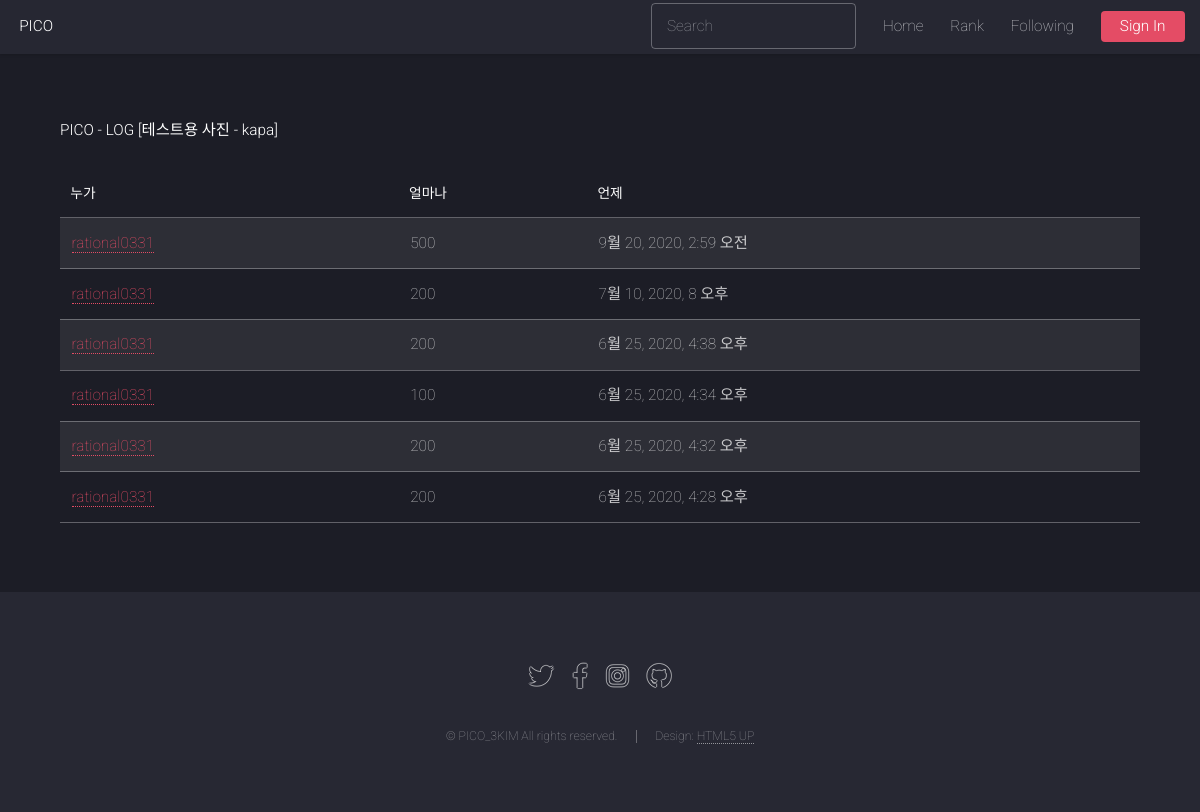
/explore/7/log, run on the app's committed database.
### photo/models.py (models this page shows, shortened)
class Photo(models.Model):
    title = models.CharField('TITLE', max_length=30)
    description = models.TextField('Photo Description', blank=True)
    tags = TaggableManager(blank=True)
    PICOIN = models.PositiveIntegerField(default=0, verbose_name='PICOIN')
    image = models.ImageField('IMAGE', upload_to='SorlPhoto/%Y')
    upload_dt = models.DateTimeField('Upload Date', auto_now_add=True)
    owner = models.ForeignKey(User, on_delete=models.CASCADE, verbose_name='OWNER', blank=True, null=True)

### core/models.py (models this page shows, shortened)
class PhotoicoInfoLog(models.Model):
    photo = models.ForeignKey(Photo, on_delete=models.CASCADE, verbose_name='PHOTO')
    donator = models.ForeignKey(User, on_delete=models.DO_NOTHING, verbose_name='DONATOR', null=True)
    PICOIN = models.PositiveIntegerField(default=0, verbose_name='PICOIN')
    donate_dt = models.DateTimeField('Donation Datetime', auto_now_add=True, null=True)
    class Meta:
        ordering = ('-donate_dt', )

### photo/views.py (the view)
# urls.py: path('<int:pk>/log', views. PhotoPicoLog.as_view(), name='photo_pico_log'),
class PhotoPicoLog(TemplateView):
    template_name = 'photo_donate_list.html'
    def get(self, request, pk):
        photo = None
        try:
            photo = Photo.objects.get(pk=pk)
        except:
            raise Http404()
        logging = PhotoicoInfoLog.objects.filter(photo=photo)
        return render(request, 'photo/photo_donate_list.html', {'object_list': logging, 'photo':photo})

### photo/templates/photo/photo_donate_list.html (shortened to what this page needs)
{% extends "base.html" %}
{% load widget_tweaks %}
{% block content %}
<h1>PICO - LOG [{{ photo.title }} - {{ photo.owner.username }}]</h1>
<br>
<table class="table table-bordered table-condensed table-striped">
    <thead>
        <tr class="table-primary">
            <th>누가</th>
            <th>얼마나</th>
            <th>언제</th>
        </tr>
    </thead>
    <tbody>
        {% for item in object_list %}
        <tr class="table-secondary">
            <td><a href="{% url 'profile' item.donator.username %}">{{ item.donator }}</a></td>
            <td>{{ item.PICOIN }}</td>
            <td>{{ item.donate_dt }}</td>
        </tr>
        {% endfor %}
    </tbody>
</table>
{% endblock %}

### static/assets/css/main.css (style rules this page uses)
html, body, div, span, applet, object, iframe, h1, h2, h3, h4, h5, h6, p, blockquote, pre, a, abbr, acronym, address, big, cite, code, del, dfn, em, img, ins, kbd, q, s, samp, small, strike, strong, sub, sup, tt, var, b, u, i, center, dl, dt, dd, ol, ul, li, fieldset, form, label, legend, table, caption, tbody, tfoot, thead, tr, th, td, article, aside, canvas, details, embed, figure, figcaption, footer, header, hgroup, menu, nav, output, ruby, section, summary, time, mark, audio, video { margin: 0; padding: 0; border: 0; font-size: 100%; font: inherit; vertical-align: baseline; }
body { line-height: 1; }
table { border-collapse: collapse; border-spacing: 0; }
body { -webkit-text-size-adjust: none; }
html { box-sizing: border-box; }
*, *:before, *:after { box-sizing: inherit; }
html, body { background: #1c1d26; }
body, input, select, textarea { color: rgba(255, 255, 255, 0.75); font-family: "Roboto", Helvetica, sans-serif; font-size: 15pt; font-weight: 100; line-height: 1.75em; }
a { -moz-transition: border-color 0.2s ease-in-out, color 0.2s ease-in-out; -webkit-transition: border-color 0.2s ease-in-out, color 0.2s ease-in-out; -ms-transition: border-color 0.2s ease-in-out, color 0.2s ease-in-out; transition: border-color 0.2s ease-in-out, color 0.2s ease-in-out; border-bottom: dotted 1px; color: #e44c65; text-decoration: none; }
h1, h2, h3, h4, h5, h6 { color: #ffffff; font-weight: 300; line-height: 1em; margin: 0 0 1em 0; }
table { margin: 0 0 2em 0; width: 100%; }
table tbody tr { border: solid 1px rgba(255, 255, 255, 0.3); border-left: 0; border-right: 0; }
table tbody tr:nth-child(2n + 1) { background-color: rgba(255, 255, 255, 0.075); }
table td { padding: 0.75em 0.75em; }
table th { color: #ffffff; font-size: 0.9em; font-weight: 300; padding: 0 0.75em 0.75em 0.75em; text-align: left; }
table thead { border-bottom: solid 1px rgba(255, 255, 255, 0.3); }
@media screen and (max-width: 1680px) { body, input, select, textarea { font-size: 13pt; } }
@media screen and (max-width: 1280px) { body, input, select, textarea { font-size: 11.5pt; } }

### data on the page
Photo: title "테스트용 사진", owner.username "kapa"
PhotoicoInfoLog: donator "rational0331", PICOIN "500", donate_dt "9월 20, 2020, 2:59 오전"
PhotoicoInfoLog: donator "rational0331", PICOIN "200", donate_dt "7월 10, 2020, 8 오후"
PhotoicoInfoLog: donator "rational0331", PICOIN "200", donate_dt "6월 25, 2020, 4:38 오후"
PhotoicoInfoLog: donator "rational0331", PICOIN "100", donate_dt "6월 25, 2020, 4:34 오후"
PhotoicoInfoLog: donator "rational0331", PICOIN "200", donate_dt "6월 25, 2020, 4:32 오후"
PhotoicoInfoLog: donator "rational0331", PICOIN "200", donate_dt "6월 25, 2020, 4:28 오후"
